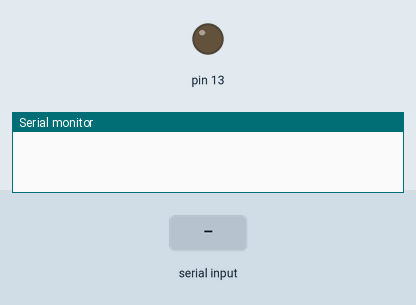
Simulated run of this sketch. Board: Arduino Uno, built with avr-gcc and run on an emulated ATmega328P. Parts: output pins drawn as LEDs (lit = HIGH), the last lines printed to the serial monitor. The inputs (shaded band) are chosen by the test bench.

Above: at 1.2 s.
1.3 s: "a" received over the second serial link
At 1.9 s:
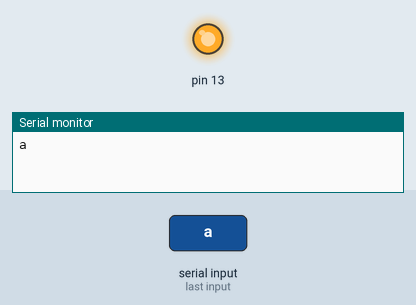
2.8 s: "b" received over the second serial link
At 4.2 s:
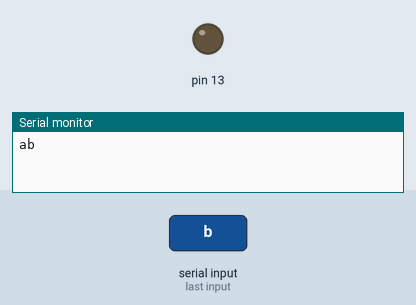
Timing chart, 0 to 5.8 s (numbered marks = the images above; inputs shaded):
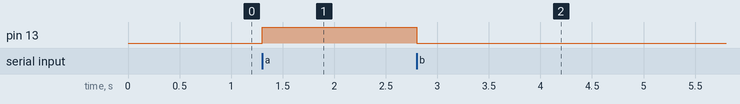

Measured:
- after the input at 1.3 s, pin 13: LOW → HIGH at once
- after the input at 2.8 s, pin 13: HIGH → LOW at once

The sketch:

sketch_jun24b.ino
```cpp
#include <SoftwareSerial.h>
SoftwareSerial BT(10,11);

 char C;
 void setup() {
  pinMode(13,OUTPUT);
  Serial.begin(9600);
  BT.begin(9600);
 }

void loop() {
  if(BT.available()){
    C=BT.read();
  Serial.print(C);
  if (C=='a'){
    digitalWrite(13,1);
  }
  else if(C=='b'){
     digitalWrite(13,0);
  }
}
}
```
